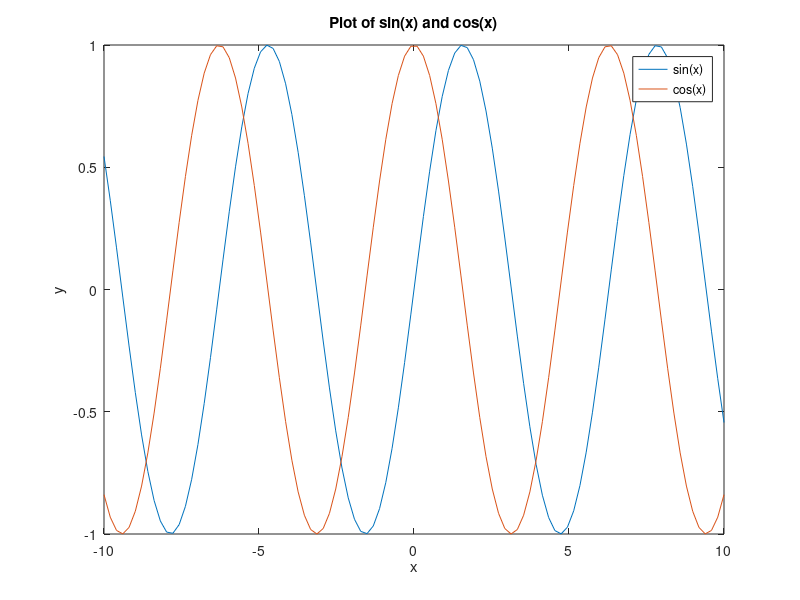

Source code (MATLAB):
x = linspace(-10, 10, 100);
y1 = sin(x);
y2 = cos(x);

plot(x, y1)
hold on
%% 

plot(x, y2)
hold off

xlabel('x')
ylabel('y')
title('Plot of sin(x) and cos(x)')
legend('sin(x)', 'cos(x)')